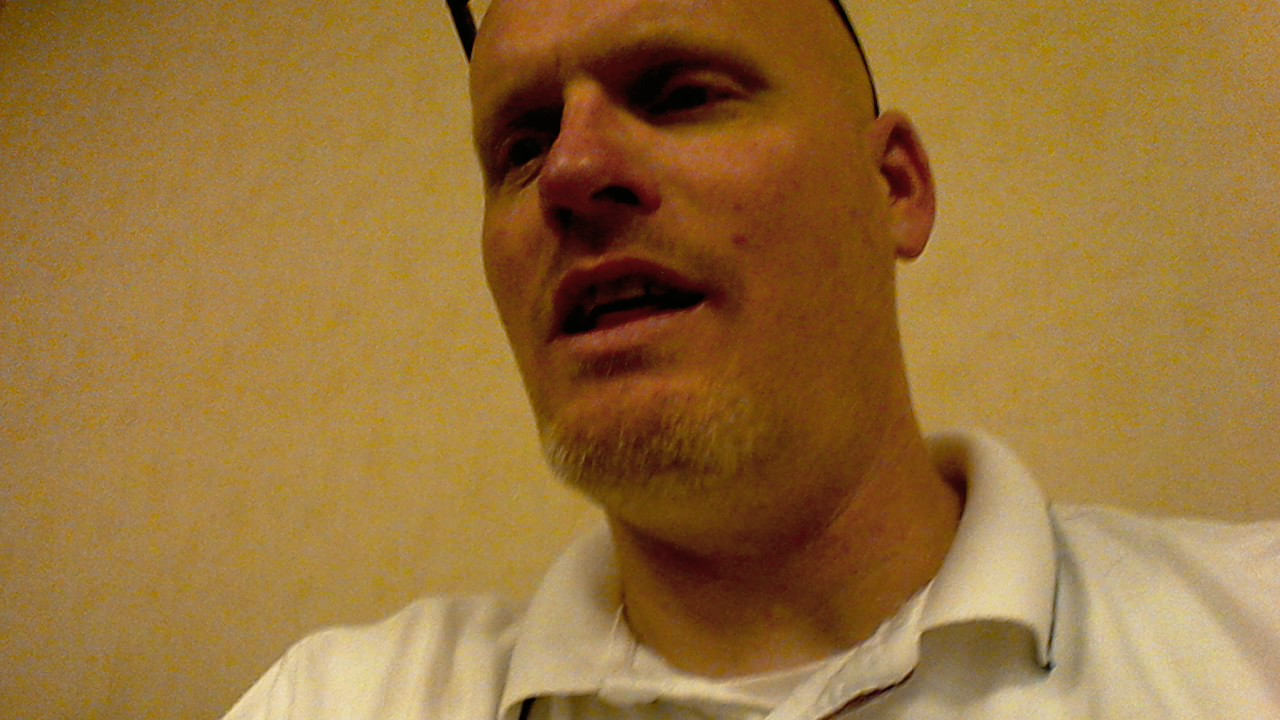
#> input picture steve/TABLET - WIN_20140520_095022.JPG, 1280 x 720 px, given in place of the camera
$ python HSV-ComputerExample7.py
#> lines starting #> are read from the running program, lines starting #| are printed output that depends on the picture; after the words box and inside, x2 and y2 are one past the last pixel; in counts of white or black regions, pixels touching at a corner belong together
import cv2
import numpy as np

# Define a function for the trackbar
def nothing(x):
    pass

# Open the webcam
cap = cv2.VideoCapture(0)

# Create a window for the trackbars
cv2.namedWindow("Trackbars")

# Create the trackbars for each HSV component
for i in ['MIN', 'MAX']:
    cv2.createTrackbar(f'H_{i}', "Trackbars", 0, 179, nothing)
    cv2.createTrackbar(f'S_{i}', "Trackbars", 0, 255, nothing)
    cv2.createTrackbar(f'V_{i}', "Trackbars", 0, 255, nothing)

# Set default value for MAX HSV trackbars.
cv2.setTrackbarPos('H_MAX', 'Trackbars', 179)
cv2.setTrackbarPos('S_MAX', 'Trackbars', 255)
cv2.setTrackbarPos('V_MAX', 'Trackbars', 255)

while True:
    # Read the frame from the camera
    ret, frame = cap.read()
#> frame is the input picture: shape (720, 1280, 3); mean B, G, R 58.3, 113.2, 151.2

    # Convert the frame from BGR to HSV color space
    hsv = cv2.cvtColor(frame, cv2.COLOR_BGR2HSV)
#> hsv: shape (720, 1280, 3); mean H, S, V 18.7, 164.6, 151.2

    # Get the current trackbar positions
    h_min = cv2.getTrackbarPos("H_MIN", "Trackbars")
    h_max = cv2.getTrackbarPos("H_MAX", "Trackbars")
    s_min = cv2.getTrackbarPos("S_MIN", "Trackbars")
    s_max = cv2.getTrackbarPos("S_MAX", "Trackbars")
    v_min = cv2.getTrackbarPos("V_MIN", "Trackbars")
    v_max = cv2.getTrackbarPos("V_MAX", "Trackbars")

    # Create a lower and upper threshold for the HSV range
    lower_threshold = np.array([h_min, s_min, v_min])
    upper_threshold = np.array([h_max, s_max, v_max])

    # Threshold the HSV image
    thresholded_image = cv2.inRange(hsv, lower_threshold, upper_threshold)
#> thresholded_image: shape (720, 1280); every value is 255

    # Show the thresholded image
    masked_image = cv2.bitwise_and(frame, frame, mask=thresholded_image)

    # Find contours in the thresholded image
    contours, _ = cv2.findContours(thresholded_image, cv2.RETR_TREE, cv2.CHAIN_APPROX_SIMPLE)
#> contours = [[[0, 0], [0, 719], [1279, 719], [1279, 0]]]

    # Draw bounding boxes on the masked image
    for contour in contours:
        x, y, w, h = cv2.boundingRect(contour)
        cv2.rectangle(masked_image, (x, y), (x+w, y+h), (0, 255, 0), 2)
#> this loop made 1 pass
#> (contour, x, y, w, h) on pass 1: ([[0, 0], [0, 719], [1279, 719], [1279, 0]], 0, 0, 1280, 720)
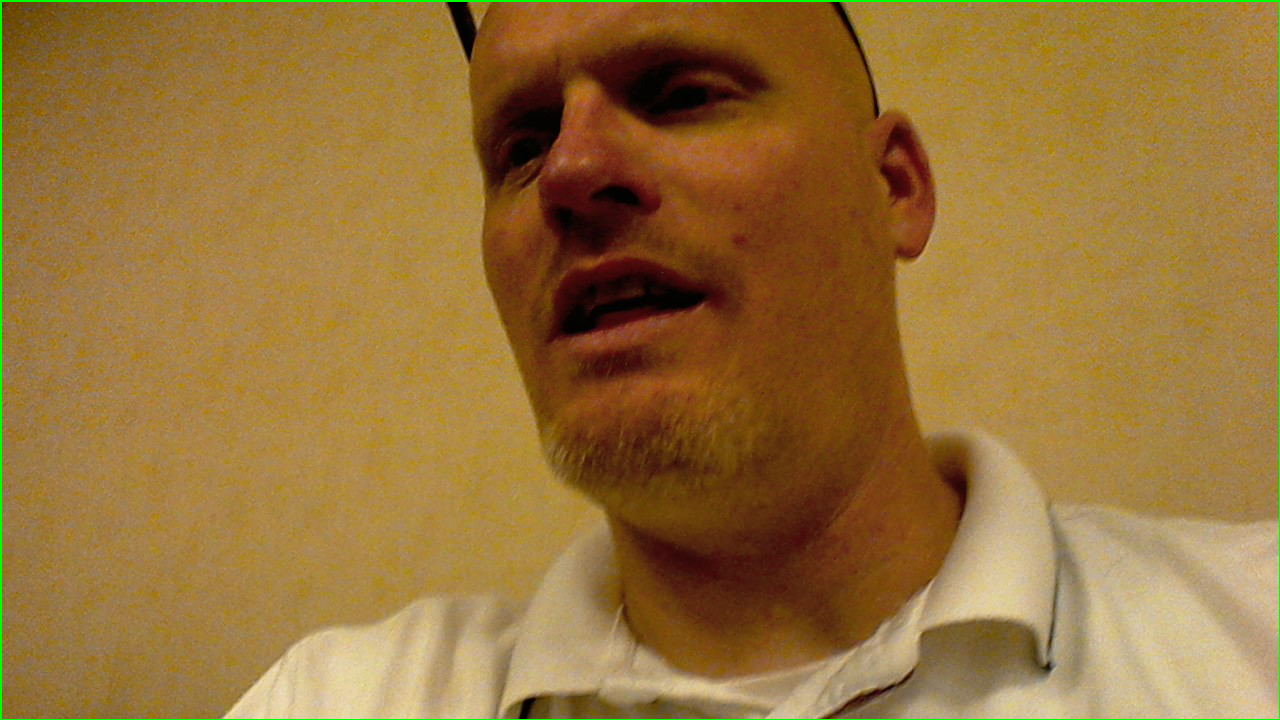
#> masked_image: shape (720, 1280, 3); 0.65% of pixels changed, all inside (x1, y1, x2, y2) = (0, 0, 1280, 720)

    # Convert the thresholded image to 3 channels
    thresholded_image_colored = cv2.cvtColor(thresholded_image, cv2.COLOR_GRAY2BGR)
#> thresholded_image_colored: shape (720, 1280, 3); every value is 255

    # Resize images for display
    frame = cv2.resize(frame, (0, 0), fx=0.5, fy=0.5)
#> frame: shape (360, 640, 3)
    hsv = cv2.resize(hsv, (0, 0), fx=0.5, fy=0.5)
#> hsv: shape (360, 640, 3); mean H, S, V 18.8, 164.7, 151.4
    thresholded_image_colored = cv2.resize(thresholded_image_colored, (0, 0), fx=0.5, fy=0.5)
#> thresholded_image_colored: shape (360, 640, 3); every value is 255
    masked_image = cv2.resize(masked_image, (0, 0), fx=0.5, fy=0.5)
#> masked_image: shape (360, 640, 3)

    # Combine images for display
    top = np.hstack((frame, hsv))
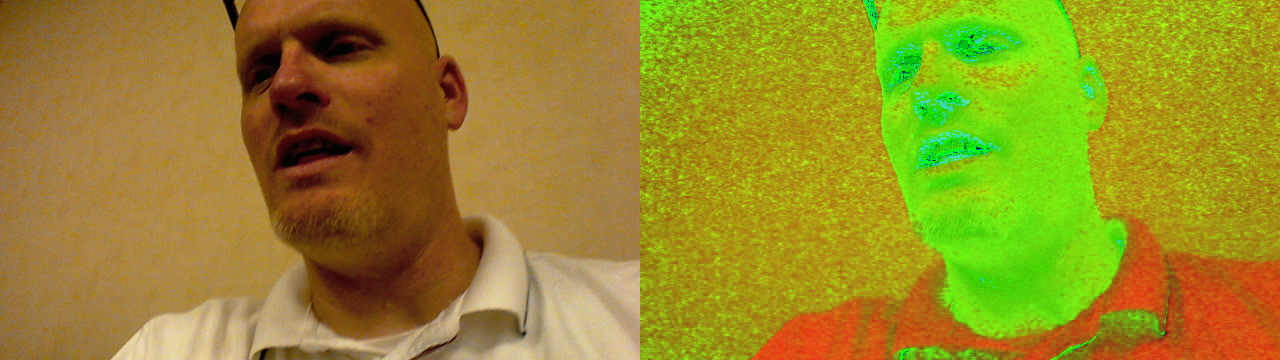
#> top: shape (360, 1280, 3); mean B, G, R 38.6, 139, 151.4
    bottom = np.hstack((thresholded_image_colored, masked_image))
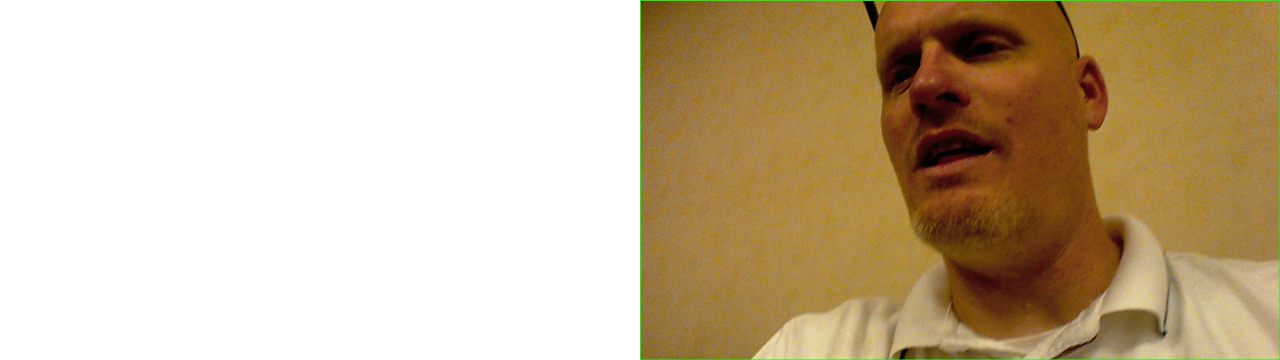
#> bottom: shape (360, 1280, 3); mean B, G, R 156.5, 184.6, 202.7
    combined = np.vstack((top, bottom))
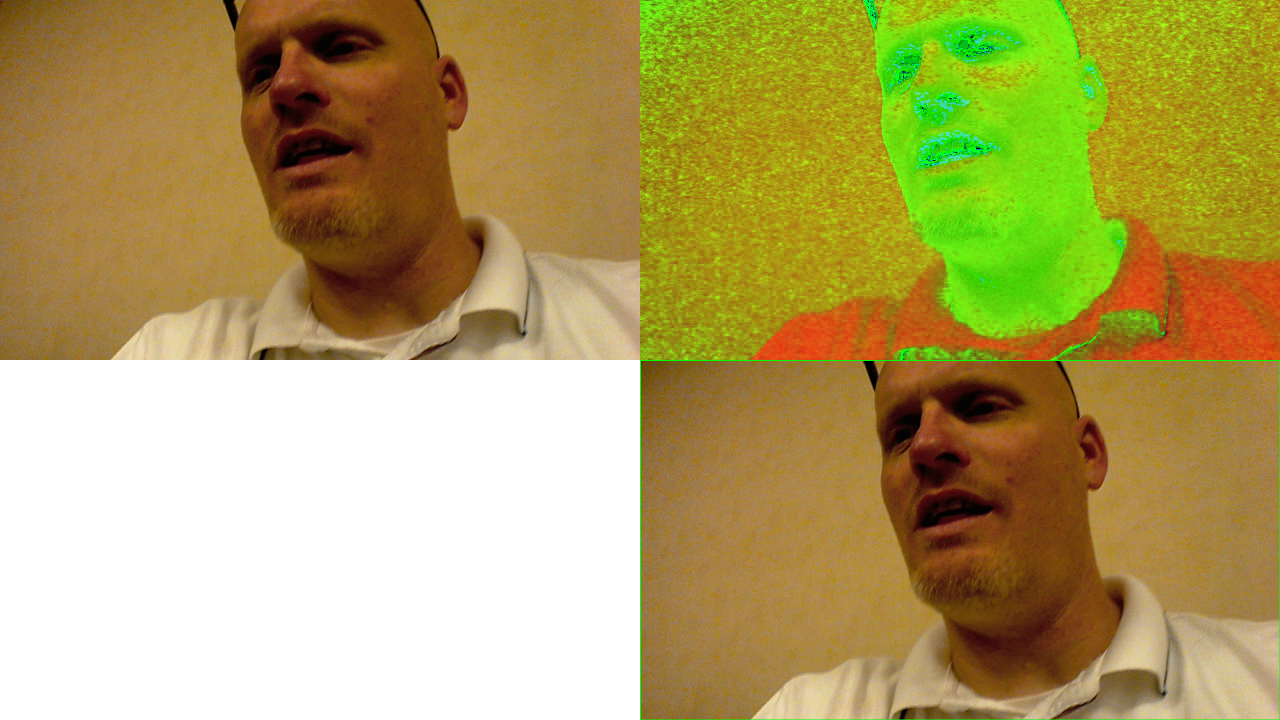
#> combined: shape (720, 1280, 3); mean B, G, R 97.5, 161.8, 177

    # Show the combined image
    cv2.imshow("Combined Image", combined)

    # Exit if the user presses the 'q' key
    if cv2.waitKey(1) & 0xFF == ord("q"):
#> (key q is pressed here)
        break

# Release the camera and destroy all windows
cap.release()
cv2.destroyAllWindows()

$ run again, on steve/TABLET - WIN_20140520_095036.JPG
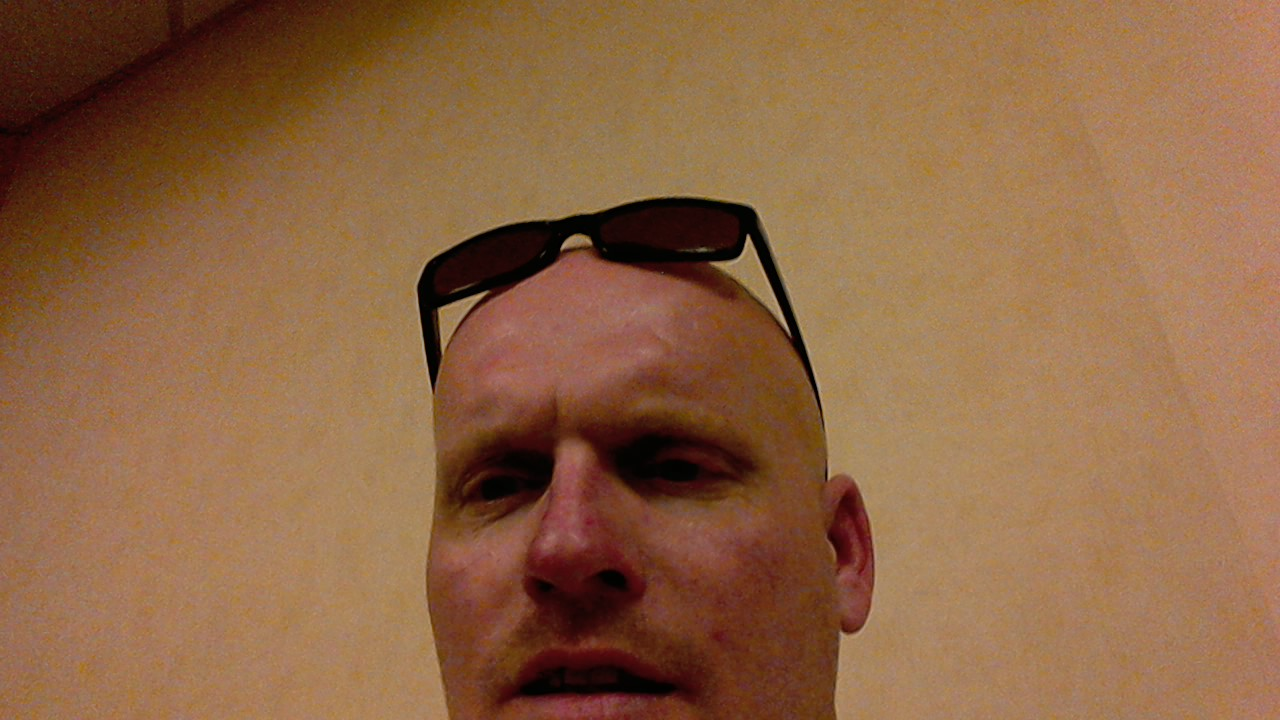
#> input picture steve/TABLET - WIN_20140520_095036.JPG, 1280 x 720 px, given in place of the camera
#> frame is the input picture: shape (720, 1280, 3); mean B, G, R 68.4, 101, 141.6
#> thresholded_image: shape (720, 1280); every value is 255
#> contours = [[[0, 0], [0, 719], [1279, 719], [1279, 0]]]
#> the loop `for contour in contours:` made 1 pass
#> (contour, x, y, w, h) on pass 1: ([[0, 0], [0, 719], [1279, 719], [1279, 0]], 0, 0, 1280, 720)
#> after the loop `for contour in contours:`:
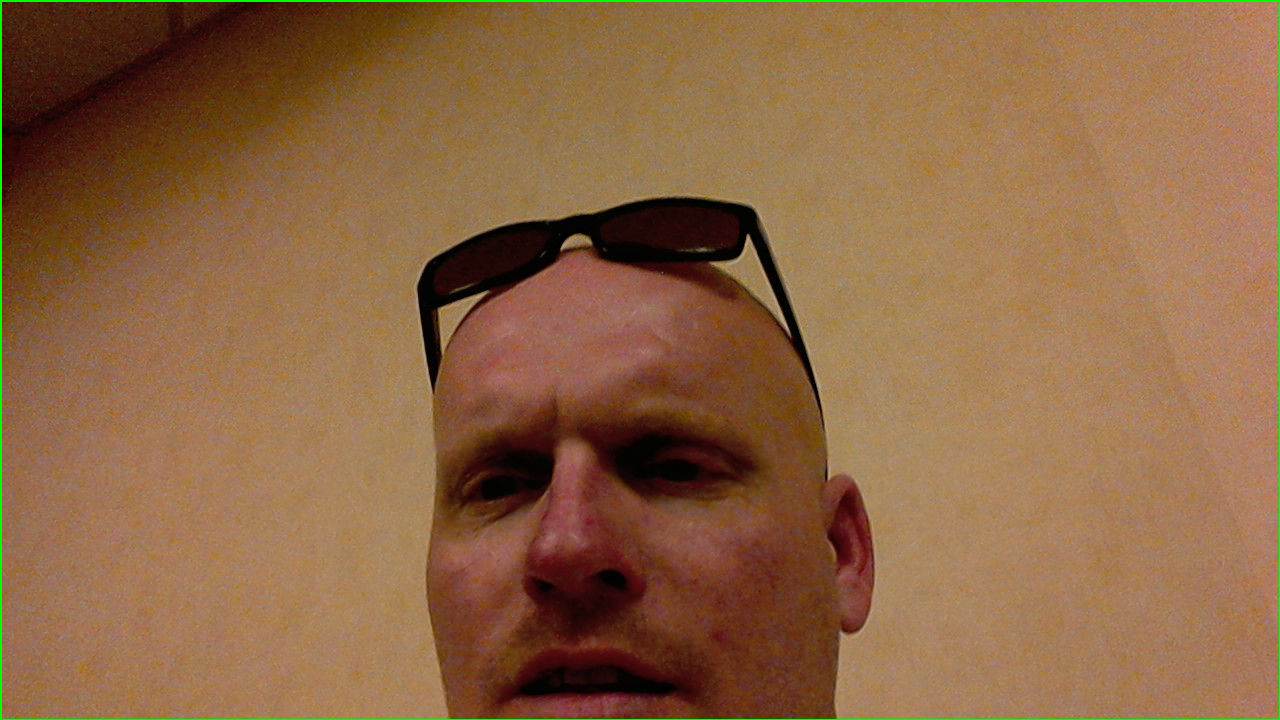
#> masked_image: shape (720, 1280, 3); 0.65% of pixels changed, all inside (x1, y1, x2, y2) = (0, 0, 1280, 720)
#> frame: shape (360, 640, 3)
#> `combined = np.vstack((top, bottom))`:
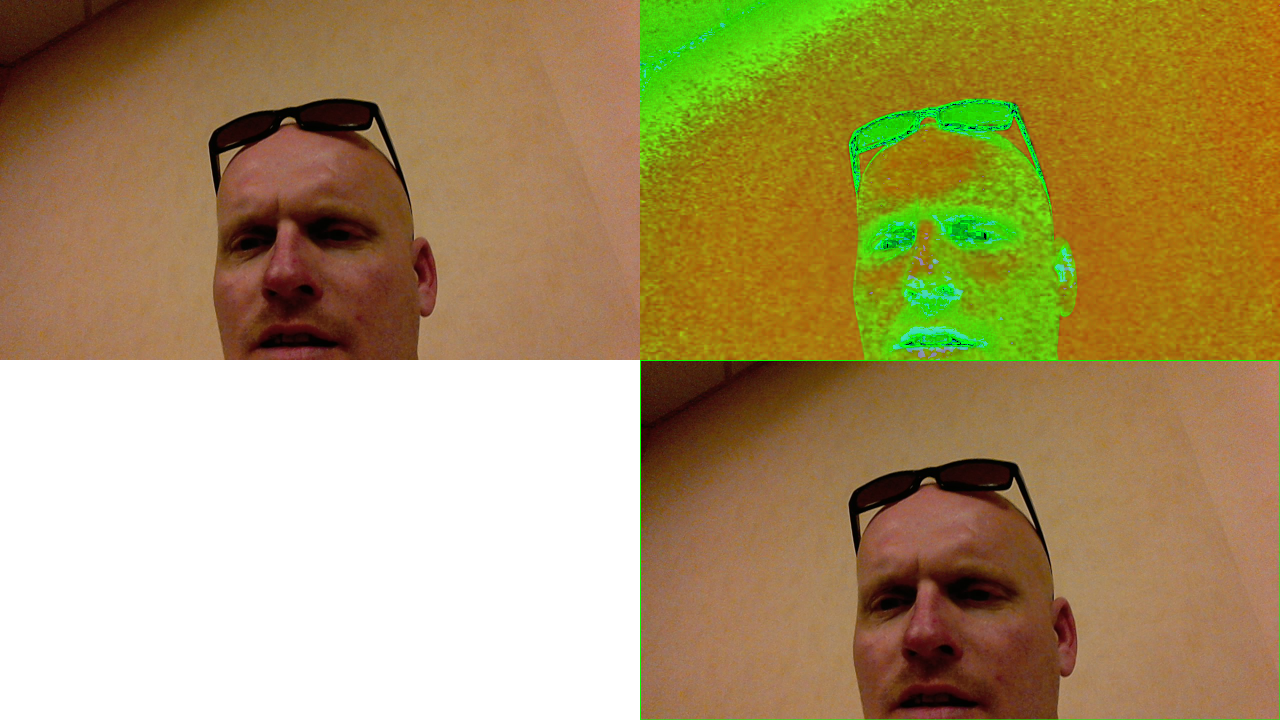
#> combined: shape (720, 1280, 3); mean B, G, R 101.8, 149.7, 169.8

$ run again, on steve/TABLET - WIN_20140524_193457.JPG
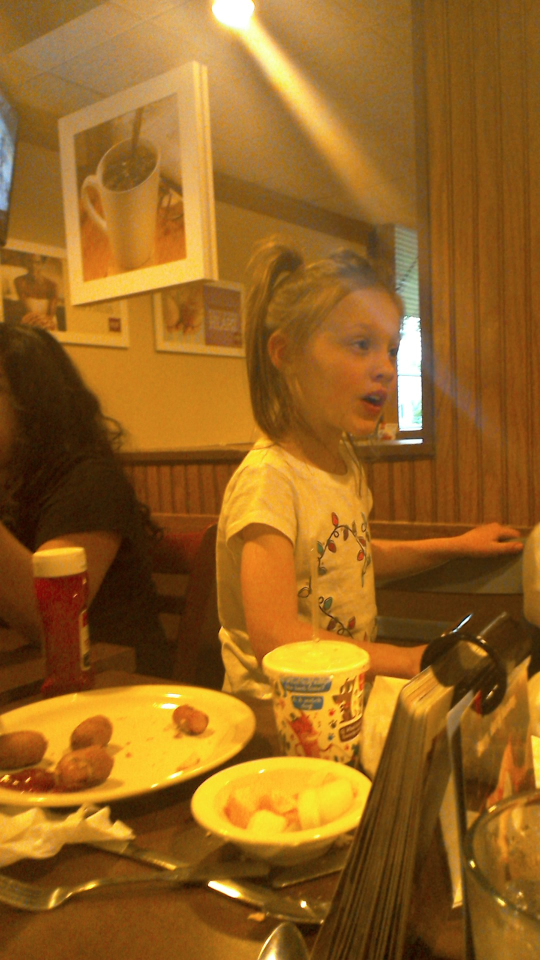
#> input picture steve/TABLET - WIN_20140524_193457.JPG, 1080 x 1920 px, given in place of the camera (shown at 1/2 size)
#> frame is the input picture: shape (1920, 1080, 3); mean B, G, R 32.4, 99.2, 149.7
#> thresholded_image: shape (1920, 1080); every value is 255
#> contours = [[[0, 0], [0, 1919], [1079, 1919], [1079, 0]]]
#> the loop `for contour in contours:` made 1 pass
#> (contour, x, y, w, h) on pass 1: ([[0, 0], [0, 1919], [1079, 1919], [1079, 0]], 0, 0, 1080, 1920)
#> after the loop `for contour in contours:`:
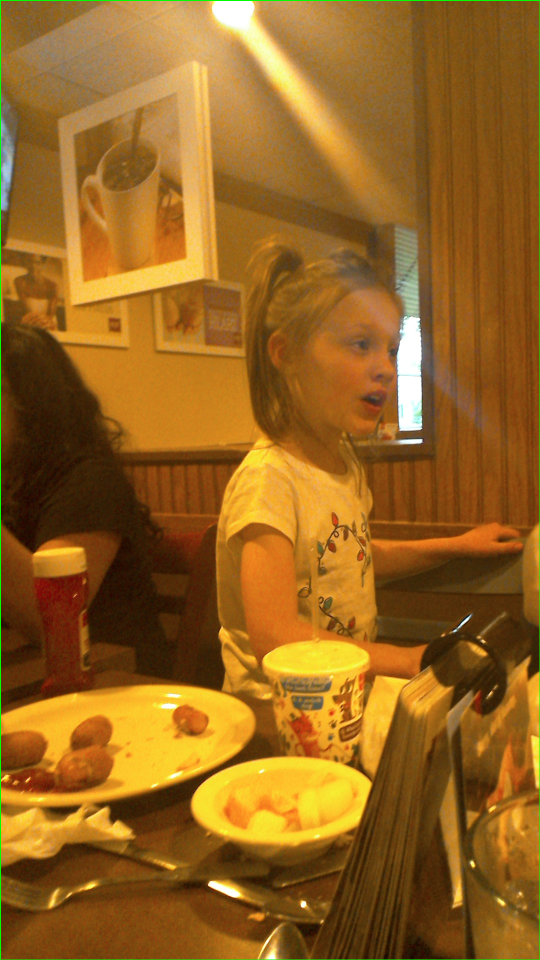
#> masked_image: shape (1920, 1080, 3) (shown at 1/2 size); 0.43% of pixels changed, all inside (x1, y1, x2, y2) = (0, 0, 1080, 1920)
#> frame: shape (960, 540, 3)
#> `combined = np.vstack((top, bottom))`:
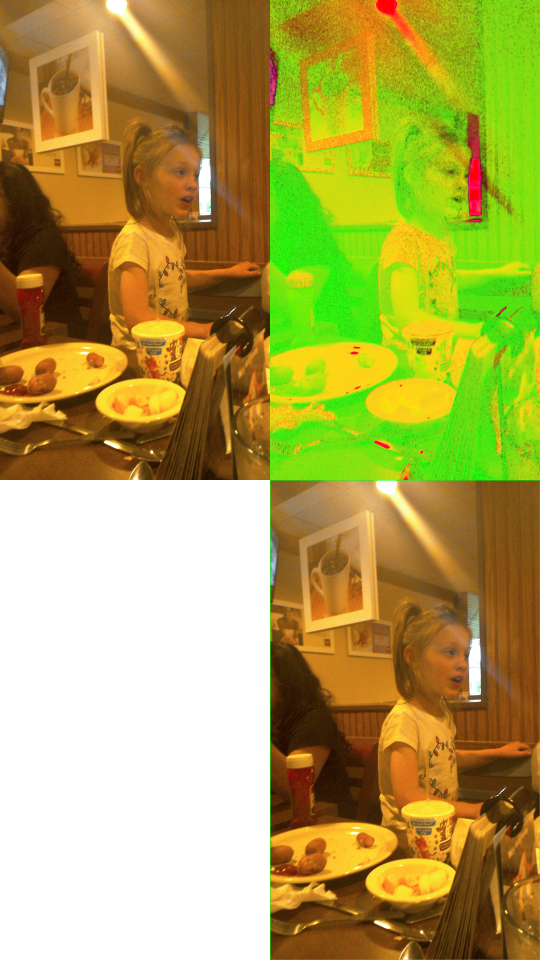
#> combined: shape (1920, 1080, 3) (shown at 1/2 size); mean B, G, R 84.3, 164.8, 176
